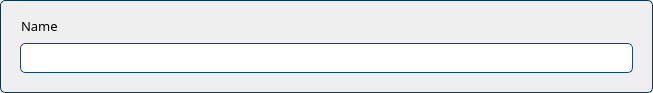
<?xml version="1.0" encoding="UTF-8"?>
<ui version="4.0">
 <class>w_section_item</class>
 <widget class="QWidget" name="w_section_item">
  <property name="geometry">
   <rect>
    <x>0</x>
    <y>0</y>
    <width>653</width>
    <height>93</height>
   </rect>
  </property>
  <property name="styleSheet">
   <string notr="true">QWidget#w_section_item {
  padding: 1px 5px;
  border: 1px solid #083654;
  border-radius: 5px;
}

QLineEdit {
  	padding: 1px 5px;
  	border: 1px solid #0e4884;
  	border-radius: 5px;
}

QPushButton {
  padding: 5px;
  border: 1px solid #0e4884;
  background-color: #0e4884;
}

QLineEdit:focus,
QLineEdit:hover,
QPushButton:focus,
QPushButton:hover {
  border: 1px solid #256eff;
  outline: none;
}

QPushButton:pressed {
  background-color: #072f49;
}
</string>
  </property>
  <layout class="QVBoxLayout" name="verticalLayout">
   <property name="leftMargin">
    <number>20</number>
   </property>
   <property name="topMargin">
    <number>15</number>
   </property>
   <property name="rightMargin">
    <number>20</number>
   </property>
   <property name="bottomMargin">
    <number>20</number>
   </property>
   <item>
    <layout class="QHBoxLayout" name="horizontalLayout_36">
     <property name="spacing">
      <number>0</number>
     </property>
     <property name="sizeConstraint">
      <enum>QLayout::SetMinimumSize</enum>
     </property>
     <item>
      <widget class="QLabel" name="label_43">
       <property name="sizePolicy">
        <sizepolicy hsizetype="Preferred" vsizetype="Expanding">
         <horstretch>0</horstretch>
         <verstretch>0</verstretch>
        </sizepolicy>
       </property>
       <property name="font">
        <font>
         <family>Barlow</family>
         <pointsize>10</pointsize>
        </font>
       </property>
       <property name="text">
        <string>Name</string>
       </property>
       <property name="indent">
        <number>1</number>
       </property>
      </widget>
     </item>
     <item>
      <spacer name="horizontalSpacer_29">
       <property name="orientation">
        <enum>Qt::Horizontal</enum>
       </property>
       <property name="sizeHint" stdset="0">
        <size>
         <width>40</width>
         <height>20</height>
        </size>
       </property>
      </spacer>
     </item>
     <item>
      <widget class="QPushButton" name="btn_section_item_close">
       <property name="sizePolicy">
        <sizepolicy hsizetype="Fixed" vsizetype="Fixed">
         <horstretch>0</horstretch>
         <verstretch>0</verstretch>
        </sizepolicy>
       </property>
       <property name="minimumSize">
        <size>
         <width>20</width>
         <height>20</height>
        </size>
       </property>
       <property name="maximumSize">
        <size>
         <width>20</width>
         <height>20</height>
        </size>
       </property>
       <property name="cursor">
        <cursorShape>PointingHandCursor</cursorShape>
       </property>
       <property name="styleSheet">
        <string notr="true">QPushButton{
	border: none;
	border-radius: none;
	background: none;
	background-repeat: none;
	background-image: url(:/icons/close.png);
	background-position: center center;
}

QPushButton:hover{
	background: none;
	background-repeat: none;
	background-image: url(:/icons/close_2.png);
	background-position: center center;
}</string>
       </property>
      </widget>
     </item>
    </layout>
   </item>
   <item>
    <widget class="QLineEdit" name="txt_section_item_name">
     <property name="minimumSize">
      <size>
       <width>0</width>
       <height>30</height>
      </size>
     </property>
     <property name="font">
      <font>
       <family>Barlow</family>
       <pointsize>10</pointsize>
      </font>
     </property>
    </widget>
   </item>
  </layout>
 </widget>
 <resources>
  <include location="C:/Users/moral/Desktop/Resources/Resources.qrc"/>
 </resources>
 <connections/>
</ui>
